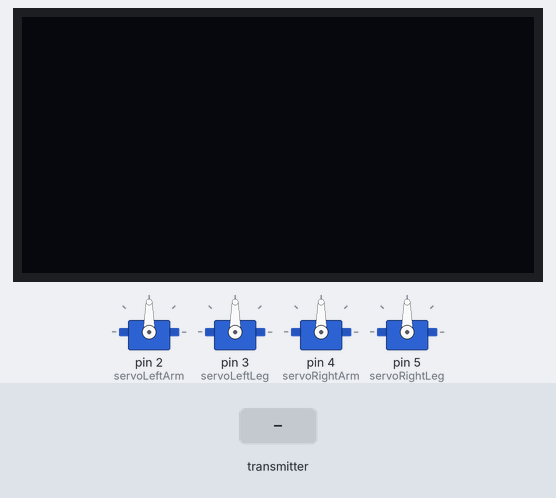
Recording of a program running on a simulated Arduino Uno, built with avr-gcc and run on an emulated ATmega328P. Shown: 4 × servo, 128×64 one-colour display. The inputs (shaded band) are chosen by the test bench. No radio packets arrive unless stated; what the program prints to the serial monitor is not drawn.

Above: at 1.2 s.
1.3 s: the transmitter starts sending nodeID = 0
At 1.9 s:
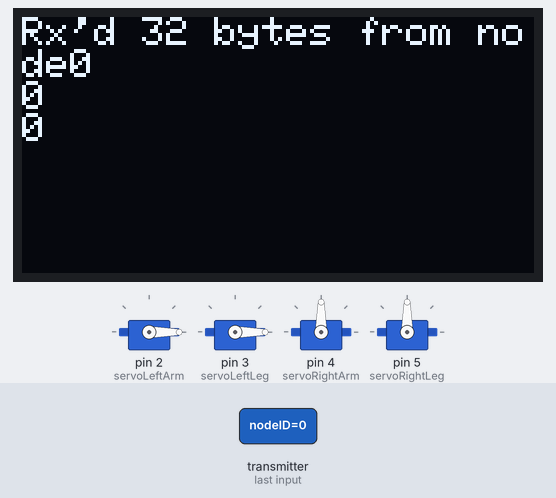
Timing chart, 0 to 4.3 s (numbered marks = the images above; inputs shaded):
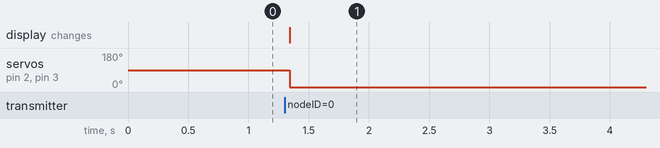

Measured:
- after the input at 1.3 s, servo on pin 2 (servoLeftArm), servo on pin 3 (servoLeftLeg): 90° → 0° at once; the display: changes at once (image 1)

The program:

main.cpp
```cpp
// SERVER
#include <RF24.h>
#include <Servo.h>
#include <Adafruit_SSD1306.h>

Servo servoLeftArm;
Servo servoRightArm;
Servo servoLeftLeg;
Servo servoRightLeg;

#define DELAY 10

#define SCREEN_WIDTH 128
#define SCREEN_HEIGHT 64
#define OLED_RESET -1
#define SCREEN_ADDRESS 0x3C ///< See datasheet for Address; 0x3D for 128x64, 0x3C for 128x32
Adafruit_SSD1306 display(SCREEN_WIDTH, SCREEN_HEIGHT, &Wire, OLED_RESET);

// instantiate an object for the nRF24L01 transceiver
RF24 radio(7, 8); // using pin 7 for the CE pin, and pin 8 for the CSN pin

// For this example, we'll be using 6 addresses; 1 for each TX node
// It is very helpful to think of an address as a path instead of as
// an identifying device destination
// Notice that the last byte is the only byte that changes in the last 5
// addresses. This is a limitation of the nRF24L01 transceiver for pipes 2-5
// because they use the same first 4 bytes from pipe 1.
uint64_t address[6] =
{
  0x7878787878LL,
  0xB3B4B5B6F1LL,
};

struct PayloadStruct
{
  uint8_t nodeID;
  uint8_t val1;
  uint8_t val2;
  uint8_t val3;
  uint8_t val4;
  uint8_t val5;
};
PayloadStruct payload;

/*************************************** SETUP *****************************************/
void setup()
{
  Serial.begin(115200);

  // Attach servos
  servoLeftArm.attach(2);
  servoLeftLeg.attach(3);
  servoRightArm.attach(4);
  servoRightLeg.attach(5);

  // initialize the transceiver on the SPI bus
  if (!radio.begin()) {
    Serial.println(F("radio hardware is not responding!!"));
    while(1) {}
  }

  // SSD1306_SWITCHCAPVCC = generate display voltage from 3.3V internally
  if(!display.begin(SSD1306_SWITCHCAPVCC, SCREEN_ADDRESS)) {
    Serial.println("SSD1306 allocation failed");
    while(1) {}
  }

  // Set the PA Level low to try preventing power supply related problems
  // because these examples are likely run with nodes in close proximity of
  // each other.
  radio.setPALevel(RF24_PA_LOW); // RF24_PA_MAX is default.
  // save on transmission time by setting the radio to only transmit the
  // number of bytes we need to transmit a float
  radio.setPayloadSize(sizeof(payload)); // 2x int datatype occupy 8 bytes
  // Set the addresses for all pipes to TX nodes
  radio.openReadingPipe(0, address[0]);
  radio.openReadingPipe(1, address[1]);
  // put radio in RX mode
  radio.startListening();

  // setup OLED display
  display.clearDisplay();
  display.setTextSize(1);
  display.setTextColor(SSD1306_WHITE);

} // setup

/*************************************** LOOP *****************************************/

void loop() // loop (reciever)
{
  uint8_t pipe;
  if (radio.available(&pipe)) {             // is there a payload? get the pipe number that recieved it
    uint8_t length = radio.getPayloadSize(); // get the size of the payload
    radio.read(&payload, length);            // fetch payload from FIFO
    Serial.print(F("Received "));
    Serial.print(length);                    // print the size of the payload
    Serial.print(F(" length on pipe "));
    Serial.print(pipe);                     // print the pipe number
    Serial.print(F(" from node "));
    Serial.print(payload.nodeID);           // print the payload's origin
    Serial.print(F(". Val1: "));
    Serial.println(payload.val1);      // print the payload's number

    // display values received
    display.clearDisplay();
    display.setCursor(0,0);
    display.print("Rx'd ");
    display.print(length);
    display.print(" bytes from node");
    display.println(payload.nodeID);
    display.println(payload.val2);
    display.println(payload.val3);
    display.display();

    if (payload.nodeID == 0) {
      // left hand control
      servoLeftArm.write(payload.val2);
      servoLeftLeg.write(payload.val3);
    } else if (payload.nodeID == 1) {
      // right hand control
      servoRightArm.write(payload.val2);
      servoRightLeg.write(payload.val3);
    } else {
      Serial.print("Error: wrong ID");
    }
  }
  delay(DELAY);
} // loop
```
